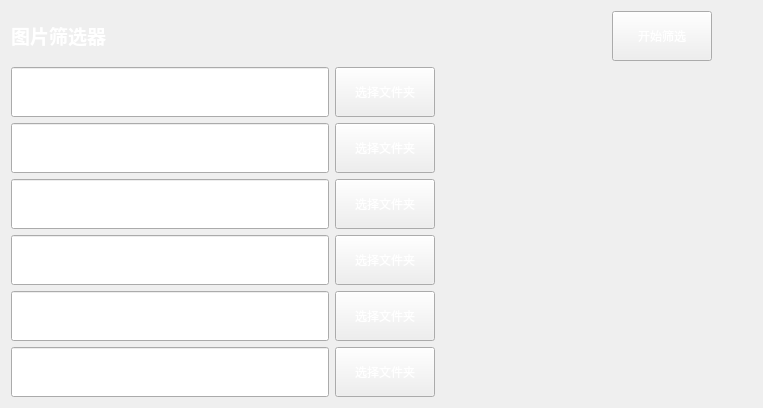
      <widget class="QWidget" name="imageSelector">
       <layout class="QVBoxLayout" name="verticalLayout_5">
        <item>
         <layout class="QHBoxLayout" name="horizontalLayout_9">
          <item>
           <widget class="QLabel" name="label_2">
            <property name="sizePolicy">
             <sizepolicy hsizetype="Fixed" vsizetype="Fixed">
              <horstretch>0</horstretch>
              <verstretch>0</verstretch>
             </sizepolicy>
            </property>
            <property name="maximumSize">
             <size>
              <width>100</width>
              <height>50</height>
             </size>
            </property>
            <property name="font">
             <font>
              <family>Microsoft YaHei</family>
              <pointsize>14</pointsize>
              <weight>3</weight>
              <italic>false</italic>
              <bold>false</bold>
             </font>
            </property>
            <property name="styleSheet">
             <string notr="true">font: 25 14pt &quot;Microsoft YaHei&quot;;</string>
            </property>
            <property name="text">
             <string>&lt;html&gt;&lt;head/&gt;&lt;body&gt;&lt;p align=&quot;center&quot;&gt;&lt;span style=&quot; font-weight:600; color:#ffffff;&quot;&gt;图片筛选器&lt;/span&gt;&lt;/p&gt;&lt;/body&gt;&lt;/html&gt;</string>
            </property>
           </widget>
          </item>
          <item>
           <spacer name="horizontalSpacer_8">
            <property name="orientation">
             <enum>Qt::Horizontal</enum>
            </property>
            <property name="sizeType">
             <enum>QSizePolicy::Fixed</enum>
            </property>
            <property name="sizeHint" stdset="0">
             <size>
              <width>500</width>
              <height>20</height>
             </size>
            </property>
           </spacer>
          </item>
          <item>
           <widget class="QPushButton" name="selectImageButton">
            <property name="sizePolicy">
             <sizepolicy hsizetype="Fixed" vsizetype="Fixed">
              <horstretch>0</horstretch>
              <verstretch>0</verstretch>
             </sizepolicy>
            </property>
            <property name="minimumSize">
             <size>
              <width>100</width>
              <height>50</height>
             </size>
            </property>
            <property name="maximumSize">
             <size>
              <width>100</width>
              <height>50</height>
             </size>
            </property>
            <property name="font">
             <font>
              <family>Microsoft YaHei</family>
              <pointsize>9</pointsize>
             </font>
            </property>
            <property name="styleSheet">
             <string notr="true">color: rgb(255, 255, 255);</string>
            </property>
            <property name="text">
             <string>开始筛选</string>
            </property>
           </widget>
          </item>
          <item>
           <spacer name="horizontalSpacer_9">
            <property name="orientation">
             <enum>Qt::Horizontal</enum>
            </property>
            <property name="sizeHint" stdset="0">
             <size>
              <width>40</width>
              <height>20</height>
             </size>
            </property>
           </spacer>
          </item>
         </layout>
        </item>
        <item>
         <layout class="QHBoxLayout" name="horizontalLayout_3">
          <item>
           <widget class="QLineEdit" name="selectPath1">
            <property name="sizePolicy">
             <sizepolicy hsizetype="Expanding" vsizetype="Fixed">
              <horstretch>0</horstretch>
              <verstretch>0</verstretch>
             </sizepolicy>
            </property>
            <property name="minimumSize">
             <size>
              <width>0</width>
              <height>50</height>
             </size>
            </property>
            <property name="maximumSize">
             <size>
              <width>1000</width>
              <height>50</height>
             </size>
            </property>
            <property name="styleSheet">
             <string notr="true">color: rgb(255, 255, 255);</string>
            </property>
            <property name="text">
             <string/>
            </property>
           </widget>
          </item>
          <item>
           <widget class="QPushButton" name="selectFolder1">
            <property name="sizePolicy">
             <sizepolicy hsizetype="Fixed" vsizetype="Fixed">
              <horstretch>0</horstretch>
              <verstretch>0</verstretch>
             </sizepolicy>
            </property>
            <property name="minimumSize">
             <size>
              <width>100</width>
              <height>50</height>
             </size>
            </property>
            <property name="font">
             <font>
              <family>Microsoft YaHei</family>
             </font>
            </property>
            <property name="styleSheet">
             <string notr="true">color: rgb(255, 255, 255);</string>
            </property>
            <property name="text">
             <string>选择文件夹</string>
            </property>
           </widget>
          </item>
          <item>
           <spacer name="horizontalSpacer_3">
            <property name="orientation">
             <enum>Qt::Horizontal</enum>
            </property>
            <property name="sizeHint" stdset="0">
             <size>
              <width>40</width>
              <height>20</height>
             </size>
            </property>
           </spacer>
          </item>
         </layout>
        </item>
        <item>
         <layout class="QHBoxLayout" name="horizontalLayout_5">
          <item>
           <widget class="QLineEdit" name="selectPath2">
            <property name="minimumSize">
             <size>
              <width>0</width>
              <height>50</height>
             </size>
            </property>
            <property name="maximumSize">
             <size>
              <width>16777215</width>
              <height>50</height>
             </size>
            </property>
            <property name="styleSheet">
             <string notr="true">color: rgb(255, 255, 255);</string>
            </property>
            <property name="text">
             <string/>
            </property>
           </widget>
          </item>
          <item>
           <widget class="QPushButton" name="selectFolder2">
            <property name="sizePolicy">
             <sizepolicy hsizetype="Fixed" vsizetype="Fixed">
              <horstretch>0</horstretch>
              <verstretch>0</verstretch>
             </sizepolicy>
            </property>
            <property name="minimumSize">
             <size>
              <width>100</width>
              <height>50</height>
             </size>
            </property>
            <property name="font">
             <font>
              <family>Microsoft YaHei</family>
             </font>
            </property>
            <property name="styleSheet">
             <string notr="true">color: rgb(255, 255, 255);</string>
            </property>
            <property name="text">
             <string>选择文件夹</string>
            </property>
           </widget>
          </item>
          <item>
           <spacer name="horizontalSpacer_2">
            <property name="orientation">
             <enum>Qt::Horizontal</enum>
            </property>
            <property name="sizeHint" stdset="0">
             <size>
              <width>40</width>
              <height>20</height>
             </size>
            </property>
           </spacer>
          </item>
         </layout>
        </item>
        <item>
         <layout class="QHBoxLayout" name="horizontalLayout_4">
          <item>
           <widget class="QLineEdit" name="selectPath3">
            <property name="minimumSize">
             <size>
              <width>0</width>
              <height>50</height>
             </size>
            </property>
            <property name="maximumSize">
             <size>
              <width>16777215</width>
              <height>50</height>
             </size>
            </property>
            <property name="styleSheet">
             <string notr="true">color: rgb(255, 255, 255);</string>
            </property>
            <property name="text">
             <string/>
            </property>
           </widget>
          </item>
          <item>
           <widget class="QPushButton" name="selectFolder3">
            <property name="minimumSize">
             <size>
              <width>100</width>
              <height>50</height>
             </size>
            </property>
            <property name="font">
             <font>
              <family>Microsoft YaHei</family>
             </font>
            </property>
            <property name="styleSheet">
             <string notr="true">color: rgb(255, 255, 255);</string>
            </property>
            <property name="text">
             <string>选择文件夹</string>
            </property>
           </widget>
          </item>
          <item>
           <spacer name="horizontalSpacer_4">
            <property name="orientation">
             <enum>Qt::Horizontal</enum>
            </property>
            <property name="sizeHint" stdset="0">
             <size>
              <width>40</width>
              <height>20</height>
             </size>
            </property>
           </spacer>
          </item>
         </layout>
        </item>
        <item>
         <layout class="QHBoxLayout" name="horizontalLayout_6">
          <item>
           <widget class="QLineEdit" name="selectPath4">
            <property name="minimumSize">
             <size>
              <width>0</width>
              <height>50</height>
             </size>
            </property>
            <property name="maximumSize">
             <size>
              <width>16777215</width>
              <height>50</height>
             </size>
            </property>
            <property name="styleSheet">
             <string notr="true">color: rgb(255, 255, 255);</string>
            </property>
            <property name="text">
             <string/>
            </property>
           </widget>
          </item>
          <item>
           <widget class="QPushButton" name="selectFolder4">
            <property name="minimumSize">
             <size>
              <width>100</width>
              <height>50</height>
             </size>
            </property>
            <property name="font">
             <font>
              <family>Microsoft YaHei</family>
             </font>
            </property>
            <property name="styleSheet">
             <string notr="true">color: rgb(255, 255, 255);</string>
            </property>
            <property name="text">
             <string>选择文件夹</string>
            </property>
           </widget>
          </item>
          <item>
           <spacer name="horizontalSpacer_5">
            <property name="orientation">
             <enum>Qt::Horizontal</enum>
            </property>
            <property name="sizeHint" stdset="0">
             <size>
              <width>40</width>
              <height>20</height>
             </size>
            </property>
           </spacer>
          </item>
         </layout>
        </item>
        <item>
         <layout class="QHBoxLayout" name="horizontalLayout_8">
          <item>
           <widget class="QLineEdit" name="selectPath5">
            <property name="minimumSize">
             <size>
              <width>0</width>
              <height>50</height>
             </size>
            </property>
            <property name="maximumSize">
             <size>
              <width>16777215</width>
              <height>50</height>
             </size>
            </property>
            <property name="styleSheet">
             <string notr="true">color: rgb(255, 255, 255);</string>
            </property>
            <property name="text">
             <string/>
            </property>
           </widget>
          </item>
          <item>
           <widget class="QPushButton" name="selectFolder5">
            <property name="minimumSize">
             <size>
              <width>100</width>
              <height>50</height>
             </size>
            </property>
            <property name="font">
             <font>
              <family>Microsoft YaHei</family>
             </font>
            </property>
            <property name="styleSheet">
             <string notr="true">color: rgb(255, 255, 255);</string>
            </property>
            <property name="text">
             <string>选择文件夹</string>
            </property>
           </widget>
          </item>
          <item>
           <spacer name="horizontalSpacer_6">
            <property name="orientation">
             <enum>Qt::Horizontal</enum>
            </property>
            <property name="sizeHint" stdset="0">
             <size>
              <width>40</width>
              <height>20</height>
             </size>
            </property>
           </spacer>
          </item>
         </layout>
        </item>
        <item>
         <layout class="QHBoxLayout" name="horizontalLayout_7">
          <item>
           <widget class="QLineEdit" name="selectPath6">
            <property name="minimumSize">
             <size>
              <width>0</width>
              <height>50</height>
             </size>
            </property>
            <property name="maximumSize">
             <size>
              <width>16777215</width>
              <height>50</height>
             </size>
            </property>
            <property name="styleSheet">
             <string notr="true">color: rgb(255, 255, 255);</string>
            </property>
            <property name="text">
             <string/>
            </property>
           </widget>
          </item>
          <item>
           <widget class="QPushButton" name="selectFolder6">
            <property name="minimumSize">
             <size>
              <width>100</width>
              <height>50</height>
             </size>
            </property>
            <property name="font">
             <font>
              <family>Microsoft YaHei</family>
             </font>
            </property>
            <property name="styleSheet">
             <string notr="true">color: rgb(255, 255, 255);</string>
            </property>
            <property name="text">
             <string>选择文件夹</string>
            </property>
           </widget>
          </item>
          <item>
           <spacer name="horizontalSpacer_7">
            <property name="orientation">
             <enum>Qt::Horizontal</enum>
            </property>
            <property name="sizeHint" stdset="0">
             <size>
              <width>40</width>
              <height>20</height>
             </size>
            </property>
           </spacer>
          </item>
         </layout>
        </item>
       </layout>
      </widget>
